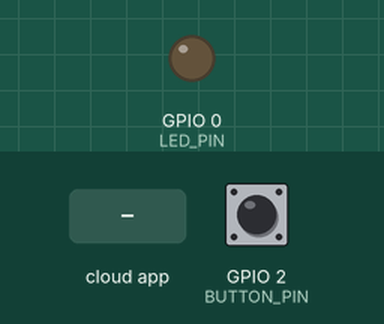
The sketch below on a simulated ESP8266 (NodeMCU). On the bench: output pins drawn as LEDs (lit = HIGH). The inputs (shaded band) are chosen by the test bench; at power-on: GPIO 2 (BUTTON_PIN) HIGH. WiFi joins after 1.5 s; servers stay silent unless stated; the Firebase database answers and starts empty; what the sketch prints to the serial monitor is not drawn.

Above: at 2.7 s.
2.8 s: GPIO 2 (BUTTON_PIN) pulled LOW for 0.15 s
At 3.2 s:
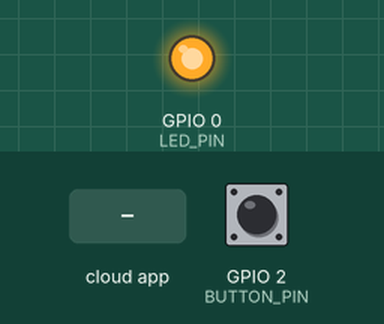
4.4 s: the phone or cloud app sets stat to 0
At 5.8 s:
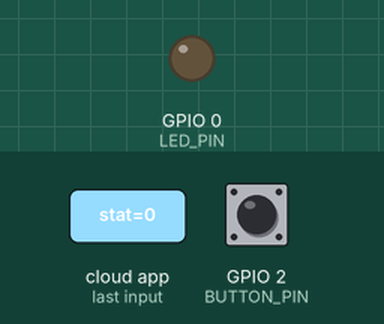
6.1 s: the phone or cloud app sets stat to 1
At 8.2 s:
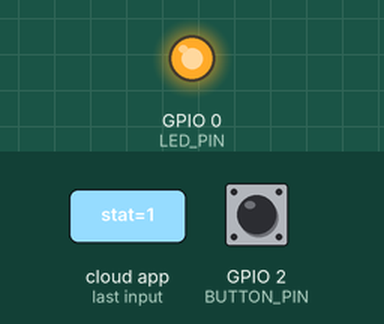
9.1 s: GPIO 2 (BUTTON_PIN) pulled LOW for 1 s
At 10.4 s:
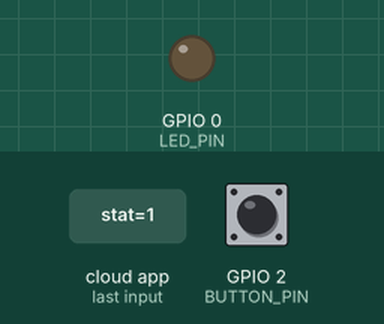
11.6 s: GPIO 2 (BUTTON_PIN) pulled LOW for 3.2 s
At 12.3 s:
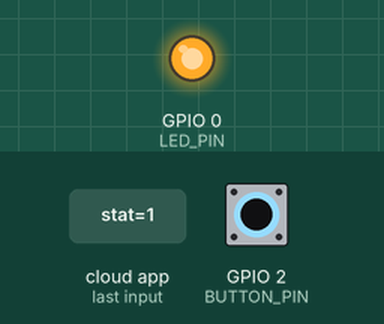
Timing chart, 0 to 14.6 s (numbered marks = the images above; inputs shaded):
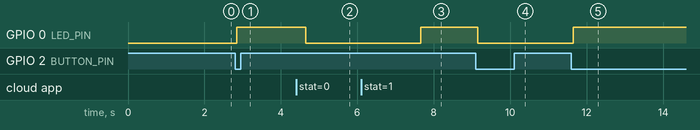

The sketch:

Smart_switch.ino
```cpp
#include "ESP8266WiFi.h"
#include <Firebase_ESP_Client.h>

#include "addons/TokenHelper.h"
#include "addons/RTDBHelper.h"

#define LED_PIN 0        // GPIO0 for LED
#define BUTTON_PIN 2     // GPIO2 for Button

#define WIFI_SSID ""
#define WIFI_PASSWORD ""

#define API_KEY ""
#define DATABASE_URL ""

FirebaseData fbdo;
FirebaseAuth auth;
FirebaseConfig config;

bool ledState = false;
bool lastButtonReading = HIGH;
bool currentButtonState = HIGH;
unsigned long lastDebounceTime = 0;
const unsigned long debounceDelay = 50;
unsigned long sendDataPrevMillis = 0;
bool signupOK = false;

void setup() {
  Serial.begin(115200);
  pinMode(LED_PIN, OUTPUT);
  pinMode(BUTTON_PIN, INPUT_PULLUP);  // GPIO0 needs pull-up

  WiFi.begin(WIFI_SSID, WIFI_PASSWORD);
  Serial.print("Connecting to Wi-Fi");
  while (WiFi.status() != WL_CONNECTED) {
    Serial.print(".");
    delay(300);
  }
  Serial.println();
  Serial.print("Connected with IP: ");
  Serial.println(WiFi.localIP());

  config.api_key = API_KEY;
  config.database_url = DATABASE_URL;

  if (Firebase.signUp(&config, &auth, "", "")) {
    Serial.println("Firebase signup OK");
    signupOK = true;
  } else {
    Serial.printf("Firebase signup failed: %s\n", config.signer.signupError.message.c_str());
  }

  config.token_status_callback = tokenStatusCallback;
  Firebase.begin(&config, &auth);
  Firebase.reconnectWiFi(true);
}

void loop() {
  bool reading = digitalRead(BUTTON_PIN);

  if (reading != lastButtonReading) {
    lastDebounceTime = millis();
  }

  if ((millis() - lastDebounceTime) > debounceDelay) {
    if (currentButtonState == HIGH && reading == LOW) {
      ledState = !ledState;
      digitalWrite(LED_PIN, ledState ? HIGH : LOW);
      Serial.print("Button Pressed - LED: ");
      Serial.println(ledState ? "ON" : "OFF");

      if (Firebase.ready() && signupOK) {
        String valueToSend = ledState ? "1" : "0";
        if (Firebase.RTDB.setString(&fbdo, "/Lights/stat", valueToSend)) {
          Serial.println("Firebase updated.");
        } else {
          Serial.print("Firebase setString failed: ");
          Serial.println(fbdo.errorReason());
        }
      }
    }
    currentButtonState = reading;
  }

  lastButtonReading = reading;

  // Firebase polling
  if (millis() - sendDataPrevMillis > 3000 || sendDataPrevMillis == 0) {
    sendDataPrevMillis = millis();

    if (Firebase.ready() && signupOK) {
      if (Firebase.RTDB.getString(&fbdo, "/Lights/stat")) {
        String cloudValue = fbdo.stringData();
        bool newLedState = (cloudValue == "1");
        if (newLedState != ledState) {
          ledState = newLedState;
          digitalWrite(LED_PIN, ledState ? HIGH : LOW);
          Serial.print("Updated from Firebase - LED: ");
          Serial.println(ledState ? "ON" : "OFF");
        }
      } else {
        Serial.print("Firebase getString failed: ");
        Serial.println(fbdo.errorReason());
      }
    }
  }
}
```

Measured:
- after the input at 2.8 s, GPIO 0 (LED_PIN): LOW → HIGH after 0.05 s
- after the input at 4.4 s, GPIO 0 (LED_PIN): HIGH → LOW after 0.26 s
- after the input at 6.1 s, GPIO 0 (LED_PIN): LOW → HIGH after 1.6 s
- after the input at 9.1 s, GPIO 0 (LED_PIN): HIGH → LOW after 0.05 s
- after the input at 11.6 s, GPIO 0 (LED_PIN): LOW → HIGH after 0.05 s
